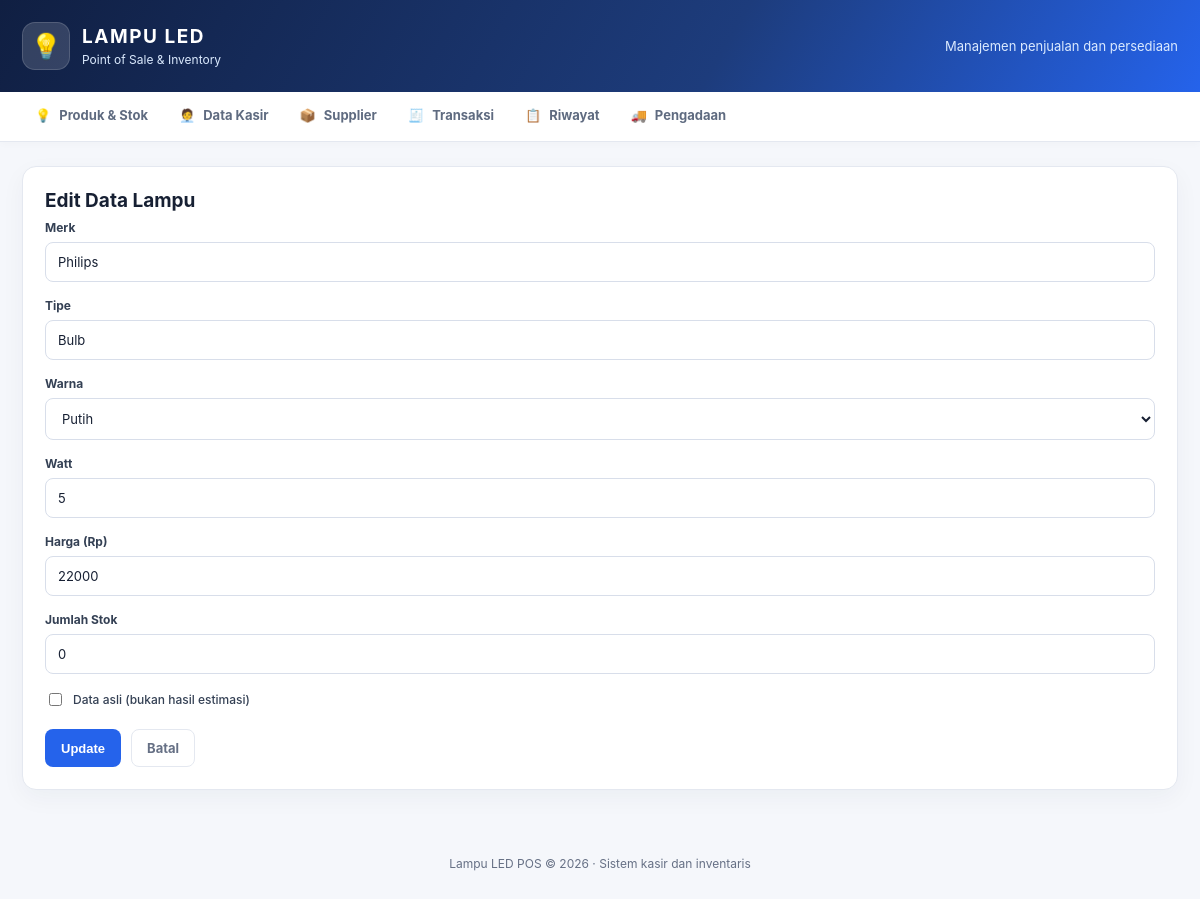
Page /edit.php?id=2 on the committed database.
### tables this page shows
CREATE TABLE lampu_led (
    id INT AUTO_INCREMENT PRIMARY KEY,
    merk VARCHAR(50) NOT NULL,
    tipe VARCHAR(50) NOT NULL,
    warna VARCHAR(20) NOT NULL,
    nama_lampu VARCHAR(150) NOT NULL,
    watt INT NOT NULL,
    harga_terendah INT NOT NULL,
    harga_label VARCHAR(30) NOT NULL,
    jumlah_stock INT UNSIGNED NOT NULL DEFAULT 0,
    data_asli TINYINT(1) NOT NULL DEFAULT 0
);

### models/Lampu.php (called while the page is built, shortened)
<?php
class Lampu
{
    private $conn;
    private $table = "lampu_led";
    public $id;
    public function __construct($db)
    {
        $this->conn = $db;
    }
    public function getById()
    {
        $query = "SELECT * FROM " . $this->table . " WHERE id = :id LIMIT 1";
        $stmt = $this->conn->prepare($query);
        $stmt->bindParam(":id", $this->id, PDO::PARAM_INT);
        $stmt->execute();
        $row = $stmt->fetch(PDO::FETCH_ASSOC);
        if ($row) {
            $this->merk = $row['merk'];
            $this->tipe = $row['tipe'];
            $this->warna = $row['warna'];
            $this->watt = $row['watt'];
            $this->harga_terendah = $row['harga_terendah'];
            $this->jumlah_stock = $row['jumlah_stock'];
            $this->data_asli = $row['data_asli'];
        }
        return $row;
    }
}

### edit.php (the view, shortened to what this page needs)
<?php
require_once "models/Lampu.php";
$database = new Database();
$db = $database->getConnection();
$lampu = new Lampu($db);
$id = isset($_GET['id']) ? (int) $_GET['id'] : 0;
$errors = [];
if ($_SERVER['REQUEST_METHOD'] === 'POST') {
    $lampu->id = $id;
    $lampu->merk = $_POST['merk'] ?? '';
    $lampu->tipe = $_POST['tipe'] ?? '';
    $lampu->warna = $_POST['warna'] ?? '';
    $lampu->watt = $_POST['watt'] ?? 0;
    $lampu->harga_terendah = $_POST['harga_terendah'] ?? 0;
    $lampu->jumlah_stock = $_POST['jumlah_stock'] ?? 0;
    $lampu->data_asli = isset($_POST['data_asli']) ? 1 : 0;
    if ($lampu->merk === '') $errors[] = "Merk wajib diisi.";
    if ($lampu->tipe === '') $errors[] = "Tipe wajib diisi.";
    if ($lampu->warna === '') $errors[] = "Warna wajib diisi.";
    if ((int) $lampu->watt <= 0) $errors[] = "Watt harus lebih dari 0.";
    if ((int) $lampu->harga_terendah <= 0) $errors[] = "Harga harus lebih dari 0.";
    if ((int) $lampu->jumlah_stock < 0) $errors[] = "Stok tidak boleh negatif.";
    if (empty($errors)) {
        $lampu->nama_lampu = "LED {$lampu->merk} {$lampu->tipe} ({$lampu->warna})";
        $lampu->harga_label = "Rp" . number_format((int) $lampu->harga_terendah, 0, ',', '.');
        if ($lampu->update()) {
            $_SESSION['flash'] = ['type' => 'success', 'message' => 'Data lampu berhasil diperbarui.'];
            header("Location: index.php");
            exit;
        } else {
            $errors[] = "Gagal memperbarui data, coba lagi.";
        }
    }
} else {
    $lampu->id = $id;
    $data = $lampu->getById();
}
require_once "templates/header.php";
?>
<section class="card form-card">
    <h2>Edit Data Lampu</h2>
    <form method="POST" class="data-form">
        <div class="form-group">
            <label for="merk">Merk</label>
            <input type="text" id="merk" name="merk" value="<?= htmlspecialchars($lampu->merk) ?>" required>
        </div>
        <div class="form-group">
            <label for="tipe">Tipe</label>
            <input type="text" id="tipe" name="tipe" value="<?= htmlspecialchars($lampu->tipe) ?>" required>
        </div>
        <div class="form-group">
            <label for="warna">Warna</label>
            <select id="warna" name="warna" required>
                <option value="putih" <?= $lampu->warna === 'putih' ? 'selected' : '' ?>>Putih</option>
            </select>
        </div>
        <div class="form-group">
            <label for="watt">Watt</label>
            <input type="number" id="watt" name="watt" min="1" value="<?= htmlspecialchars($lampu->watt) ?>" required>
        </div>
        <div class="form-group">
            <label for="harga_terendah">Harga (Rp)</label>
            <input type="number" id="harga_terendah" name="harga_terendah" min="1" value="<?= htmlspecialchars($lampu->harga_terendah) ?>" required>
        </div>
        <div class="form-group">
            <label for="jumlah_stock">Jumlah Stok</label>
            <input type="number" id="jumlah_stock" name="jumlah_stock" min="0" value="<?= htmlspecialchars($lampu->jumlah_stock) ?>" required>
        </div>
        <div class="form-group form-check">
            <label>
                <input type="checkbox" name="data_asli" value="1" <?= $lampu->data_asli ? 'checked' : '' ?>>
                Data asli (bukan hasil estimasi)
            </label>
        </div>
        <div class="form-actions">
            <button type="submit" class="btn btn-primary">Update</button>
            <a href="index.php" class="btn btn-ghost">Batal</a>
        </div>
    </form>
</section>
<?php require_once "templates/footer.php"; ?>

### assets/style.css (style rules this page uses)
:root { --primary: #2563eb; --primary-dark: #1d4ed8; --danger: #dc2626; --danger-dark: #b91c1c; --bg: #f5f7fb; --card-bg: #ffffff; --text: #172033; --muted: #667085; --border: #e4e8f0; --radius: 14px; --shadow: 0 8px 24px rgba(27, 39, 67, .045); }
* { box-sizing: border-box; }
body { margin: 0; font-family: Inter, "Segoe UI", Roboto, Arial, sans-serif; background: var(--bg); color: var(--text); }
a { color: inherit; }
.card { background: var(--card-bg); border: 1px solid var(--border); border-radius: var(--radius); padding: 22px; margin-bottom: 22px; box-shadow: var(--shadow); }
.card h2, .section-heading h2 { margin: 0 0 6px; font-size: 19px; }
.btn { display: inline-flex; justify-content: center; align-items: center; gap: 7px; padding: 10px 15px; min-height: 38px; border-radius: 8px; border: 1px solid transparent; cursor: pointer; font-size: 13px; text-decoration: none; font-weight: 700; transition: background .15s, transform .15s; white-space: nowrap; }
.btn-primary { background: var(--primary); color: #fff; }
.btn-ghost { background: transparent; color: var(--muted); border-color: var(--border); }
.form-card h2 { margin: 0 0 8px; }
.data-form { max-width: 100%; }
.form-group { margin-bottom: 16px; }
.form-group label { display: block; margin-bottom: 7px; color: #344054; font-weight: 700; font-size: 12px; }
.form-group input[type="text"], .form-group input[type="number"], .form-group input[type="datetime-local"], .form-group input[type="tel"], .form-group select, .form-group textarea { width: 100%; padding: 11px 12px; border: 1px solid #d8deea; border-radius: 8px; background: #fff; color: var(--text); font: inherit; font-size: 13px; outline: none; }
.form-check label { display: flex; align-items: center; gap: 8px; font-weight: 500; }
.form-actions { display: flex; gap: 10px; margin-top: 20px; }

### rows in the picture
lampu_led: merk "Philips", tipe "Bulb", warna "Putih", watt "5", harga_terendah "22000", jumlah_stock "0"

### other values in the picture
$icon "💡"
$label "Produk & Stok"
$icon "🧑‍💼"
$label "Data Kasir"
$icon "📦"
$label "Supplier"
$icon "🧾"
$label "Transaksi"
$icon "📋"
$label "Riwayat"
$icon "🚚"
$label "Pengadaan"
